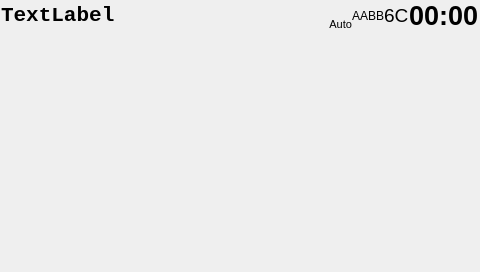
<?xml version="1.0" encoding="UTF-8"?>
<ui version="4.0">
 <class>WndMain</class>
 <widget class="QMainWindow" name="WndMain">
  <property name="geometry">
   <rect>
    <x>0</x>
    <y>0</y>
    <width>480</width>
    <height>272</height>
   </rect>
  </property>
  <property name="windowTitle">
   <string>WndMain</string>
  </property>
  <property name="styleSheet">
   <string notr="true"/>
  </property>
  <widget class="QWidget" name="centralWidget">
   <property name="styleSheet">
    <string notr="true"/>
   </property>
   <layout class="QVBoxLayout" name="verticalLayout_2">
    <property name="spacing">
     <number>0</number>
    </property>
    <property name="leftMargin">
     <number>1</number>
    </property>
    <property name="topMargin">
     <number>0</number>
    </property>
    <property name="rightMargin">
     <number>1</number>
    </property>
    <property name="bottomMargin">
     <number>0</number>
    </property>
    <item>
     <layout class="QHBoxLayout" name="horizontalLayout_4">
      <property name="spacing">
       <number>0</number>
      </property>
      <item>
       <layout class="QVBoxLayout" name="verticalLayout">
        <property name="spacing">
         <number>0</number>
        </property>
        <item>
         <layout class="QHBoxLayout" name="horizontalLayout_2">
          <item>
           <widget class="QLabel" name="lRadioText">
            <property name="font">
             <font>
              <family>Monospace</family>
              <pointsize>16</pointsize>
              <weight>75</weight>
              <bold>true</bold>
             </font>
            </property>
            <property name="text">
             <string>TextLabel</string>
            </property>
           </widget>
          </item>
          <item>
           <spacer name="horizontalSpacer">
            <property name="orientation">
             <enum>Qt::Horizontal</enum>
            </property>
            <property name="sizeHint" stdset="0">
             <size>
              <width>40</width>
              <height>20</height>
             </size>
            </property>
           </spacer>
          </item>
          <item>
           <widget class="QLabel" name="lRadioIcons">
            <property name="font">
             <font>
              <pointsize>8</pointsize>
             </font>
            </property>
            <property name="text">
             <string>Auto</string>
            </property>
            <property name="alignment">
             <set>Qt::AlignBottom|Qt::AlignRight|Qt::AlignTrailing</set>
            </property>
            <property name="margin">
             <number>2</number>
            </property>
           </widget>
          </item>
         </layout>
        </item>
       </layout>
      </item>
      <item>
       <layout class="QHBoxLayout" name="horizontalLayout">
        <property name="spacing">
         <number>0</number>
        </property>
        <item>
         <widget class="QLabel" name="lSourceIcon">
          <property name="text">
           <string>AA</string>
          </property>
         </widget>
        </item>
        <item>
         <widget class="QLabel" name="lBluetoothState">
          <property name="text">
           <string>BB</string>
          </property>
         </widget>
        </item>
        <item>
         <widget class="QLabel" name="lTemp">
          <property name="font">
           <font>
            <pointsize>14</pointsize>
           </font>
          </property>
          <property name="text">
           <string>6C</string>
          </property>
          <property name="alignment">
           <set>Qt::AlignLeading|Qt::AlignLeft|Qt::AlignVCenter</set>
          </property>
          <property name="margin">
           <number>5</number>
          </property>
          <property name="indent">
           <number>0</number>
          </property>
         </widget>
        </item>
        <item>
         <widget class="QLabel" name="lTime">
          <property name="font">
           <font>
            <pointsize>20</pointsize>
            <weight>75</weight>
            <bold>true</bold>
           </font>
          </property>
          <property name="text">
           <string>00:00</string>
          </property>
          <property name="alignment">
           <set>Qt::AlignLeading|Qt::AlignLeft|Qt::AlignVCenter</set>
          </property>
         </widget>
        </item>
       </layout>
      </item>
     </layout>
    </item>
    <item>
     <widget class="QStackedWidget" name="stackedWidget">
      <property name="currentIndex">
       <number>0</number>
      </property>
      <widget class="QWidget" name="pageNavit">
       <layout class="QVBoxLayout" name="verticalLayout_3"/>
      </widget>
      <widget class="QWidget" name="pageDials"/>
     </widget>
    </item>
   </layout>
  </widget>
 </widget>
 <layoutdefault spacing="6" margin="11"/>
 <resources/>
 <connections/>
</ui>
